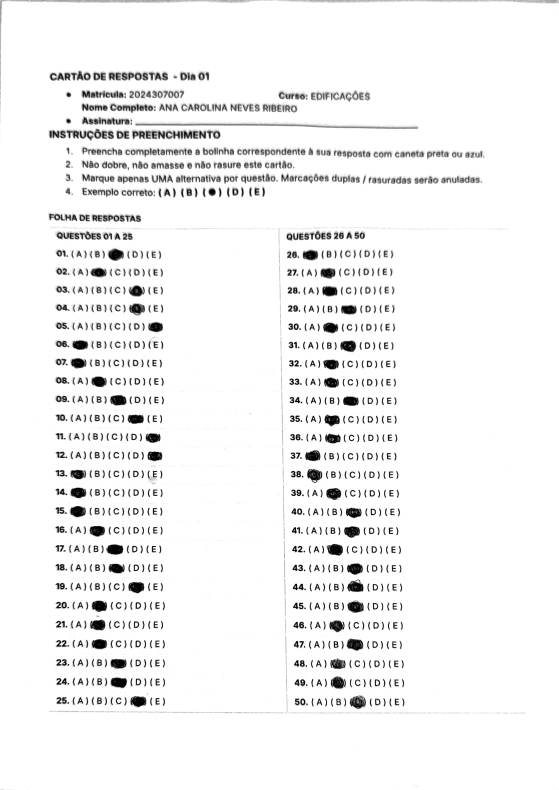
#> input picture tests/fixtures/cartao_contraste.jpeg, 1117 x 1580 px (shown at 1/2 size)
$ python variable_cards.py 5 fixtures/cartao_contraste.jpeg
#> lines starting #> are read from the running program, lines starting #| are printed output that depends on the picture; after the words box and inside, x2 and y2 are one past the last pixel; in counts of white or black regions, pixels touching at a corner belong together
### omr/pdf_loader.py
"""Decodificação consistente de PDF e fotos para matrizes BGR do OpenCV."""
from pathlib import Path

import cv2
import numpy as np
from PIL import Image, ImageOps, UnidentifiedImageError
from pdf2image import convert_from_path

from .validation import IMAGE_FORMATS, MAX_IMAGE_PIXELS


# [9 lines left out: function convert_pdf_to_opencv_image, not called in this run]


def load_image_or_pdf(file_path, dpi=300):
#> called with dpi = 300
    extension = Path(file_path).suffix.lower()
    if extension == '.pdf':
        return convert_pdf_to_opencv_image(file_path, dpi=dpi)
    if extension not in IMAGE_FORMATS:
        raise ValueError('Formato de imagem não suportado.')
    try:
        with Image.open(file_path) as source:
#> source is the input picture: PIL image 1117x1580 RGB; min 0, max 255, mean 242.6
            if source.format != IMAGE_FORMATS[extension]:
                raise ValueError('A extensão não corresponde ao conteúdo da imagem.')
            if source.width * source.height > MAX_IMAGE_PIXELS:
                raise ValueError('A imagem excede o limite de 40 megapixels.')
            # Fotos de celular podem armazenar a rotação apenas no EXIF.
            image = ImageOps.exif_transpose(source)
            # Transparência deve ser papel branco, em vez de fundo preto.
            rgba = image.convert('RGBA')
            background = Image.new('RGBA', rgba.size, 'white')
#> background: PIL image 1117x1580 RGBA; every value is 255
            image = Image.alpha_composite(background, rgba).convert('RGB')
            image.thumbnail((3200, 3200), Image.Resampling.LANCZOS)
            return cv2.cvtColor(np.asarray(image), cv2.COLOR_RGB2BGR)
    except (UnidentifiedImageError, OSError) as exc:
        raise ValueError('Não foi possível decodificar a imagem enviada.') from exc

### omr/engine.py
"""Leitura de cartões com marcadores ou do modelo impresso (A) ... (E).

No cartão impresso, localizamos duas séries completas de linhas conforme
a quantidade informada. O modelo com marcadores exige validar todas as bolhas.
"""
import logging
from pathlib import Path

import cv2
import numpy as np

from .pdf_loader import load_image_or_pdf

logger = logging.getLogger(__name__)
CANVAS_WIDTH = 1000
OPTIONS = 'ABCDE'


# [4 lines left out: function order_points, not called in this run]


def grid_height(question_count):
    return ((question_count + 1) // 2) * 44 + 300


# [7 lines left out: function get_grid_coordinates, not called in this run]


def binarize(gray, adaptive=False):
    # Divisão pelo fundo suavizado compensa sombras sem engrossar letras.
    background = cv2.GaussianBlur(gray, (0, 0), 21)
    normalized = cv2.divide(gray, np.maximum(background, 1), scale=255)
    normalized = cv2.GaussianBlur(normalized, (3, 3), 0)
    if adaptive:
        return cv2.adaptiveThreshold(normalized, 255, cv2.ADAPTIVE_THRESH_GAUSSIAN_C,
                                     cv2.THRESH_BINARY_INV, 41, 15)
    return cv2.threshold(normalized, 0, 255, cv2.THRESH_BINARY_INV | cv2.THRESH_OTSU)[1]


def detect_fiducial_markers(img_gray):
    """Exige um quadrado sólido em cada canto; nunca inventa marcadores."""
    h, w = img_gray.shape
    contours, _ = cv2.findContours(binarize(img_gray), cv2.RETR_EXTERNAL, cv2.CHAIN_APPROX_SIMPLE)
    corners = [[] for _ in range(4)]
    for contour in contours:
        x, y, cw, ch = cv2.boundingRect(contour)
        area = cv2.contourArea(contour)
        if not (0.018 * min(w, h) < cw < 0.085 * min(w, h)):
            continue
        if not (0.8 < cw / ch < 1.2 and area / (cw * ch) > 0.85):
            continue
        polygon = cv2.approxPolyDP(contour, 0.035 * cv2.arcLength(contour, True), True)
        if len(polygon) != 4:
            continue
        cx, cy = x + cw / 2, y + ch / 2
        if cx < 0.16 * w and cy < 0.16 * h:
            index = 0
        elif cx > 0.84 * w and cy < 0.16 * h:
            index = 1
        elif cx > 0.84 * w and cy > 0.84 * h:
            index = 2
        elif cx < 0.16 * w and cy > 0.84 * h:
            index = 3
        else:
            continue
        corners[index].append((area, (cx, cy)))
    if not all(corners):
        raise ValueError('Os quatro marcadores quadrados não foram encontrados.')
    return np.float32([max(corner, key=lambda item: item[0])[1] for corner in corners])


# [14 lines left out: function _validate_bubble_grid, not called in this run]


def _row_candidates(binary):
    # Dilatação somente na localização: a medição usa a imagem sem dilatar.
    scale = binary.shape[1] / 1000
    kernel_width = round(14 * scale) + 1
    joined = cv2.dilate(binary, cv2.getStructuringElement(cv2.MORPH_RECT, (kernel_width, max(3, round(3 * scale)))))
    contours, _ = cv2.findContours(joined, cv2.RETR_EXTERNAL, cv2.CHAIN_APPROX_SIMPLE)
    _, w = binary.shape
    rows = []
    for contour in contours:
        x, y, rw, rh = cv2.boundingRect(contour)
        if 0.155 * w <= rw <= 0.32 * w and 8 * scale <= rh <= 0.065 * w and rw / rh > 3.5:
            if x + rw < 0.48 * w or x > 0.43 * w:
                rows.append((x, y, rw, rh, contour))
    return rows


def _find_text_rows(binary, question_count=50, check_alignment=True):
    h, w = binary.shape
    candidates = _row_candidates(binary)
    groups = []
    counts = [(question_count + 1) // 2, question_count // 2]
    for right_column, count in zip((False, True), counts):
        rows = sorted([row for row in candidates if (row[0] > 0.43 * w) == right_column],
                      key=lambda row: row[1] + row[3] / 2)
        sequences = []
        for start in range(len(rows) - count + 1):
            sequence = rows[start:start + count]
            ys = np.array([y + rh / 2 for _, y, _, rh, _ in sequence])
            deltas = np.diff(ys)
            pitch = np.median(deltas) if len(deltas) else sequence[0][3] * 3
            widths = np.array([row[2] for row in sequence])
            if not (0.003 * h < pitch < 0.20 * h):
                continue
            if len(deltas) and np.max(np.abs(deltas - pitch)) > 0.30 * pitch:
                continue
            if np.std(widths) / np.mean(widths) > 0.10:
                continue
            # O cabeçalho deve ficar acima da grade, inclusive em fotos giradas.
            if ys[0] < 0.06 * h or h - ys[-1] > max(ys[0] * 0.9, 0.15 * h):
                continue
            if count >= 10 and ys[-1] - ys[0] < 0.25 * h:
                continue
            # Uma janela menor dentro de uma coluna maior não é uma grade
            # válida: evita descartar as últimas questões silenciosamente.
            adjacent = []
            if start:
                adjacent.append((rows[start - 1], ys[0]))
            if start + count < len(rows):
                adjacent.append((rows[start + count], ys[-1]))
            if any(0.7 * pitch <= abs(y + rh / 2 - edge) <= 1.3 * pitch
                   and abs(rw - np.median(widths)) < np.median(widths) * 0.15
                   for (_, y, rw, rh, _), edge in adjacent):
                continue
            score = (np.std(deltas) / pitch if len(deltas) else 0) + np.std(widths) / np.mean(widths)
            sequences.append((score, sequence))
        if not sequences:
            raise ValueError(f'Não localizei as duas colunas completas de {counts[0]} e {counts[1]} questões. Confira a quantidade cadastrada e envie a folha inteira e legível.')
        groups.append(min(sequences, key=lambda item: item[0])[1])
    left = np.array([y + rh / 2 for _, y, _, rh, _ in groups[0]])
    right = np.array([y + rh / 2 for _, y, _, rh, _ in groups[1]])
    shared = min(len(left), len(right))
    pitch = np.median(np.diff(left)) if len(left) > 1 else groups[0][0][3] * 3
    if check_alignment and np.max(np.abs(left[:shared] - right[:shared])) > pitch * 0.5:
        raise ValueError('As linhas das duas colunas não estão alinhadas. Refaça a foto de frente para a folha.')
    return groups


def _deskew(image, groups):
    angles = []
    for group in groups:
        for *_, contour in group:
            _, (rw, rh), angle = cv2.minAreaRect(contour)
            # Normaliza convenções de ângulo diferentes entre OpenCV 4 e 5.
            angle += 90 if rw < rh else 0
            angles.append((angle + 90) % 180 - 90)
    angle = float(np.median(angles))
    if 0.4 < abs(angle) < 12:
        h, w = image.shape[:2]
        matrix = cv2.getRotationMatrix2D((w / 2, h / 2), angle, 1)
        return cv2.warpAffine(image, matrix, (w, h), borderValue=(255, 255, 255))
    return image


def _text_coordinates(binary, groups):
    coordinates, radii = {}, {}
    dilation_margin = round(14 * binary.shape[1] / 1000) / 2
    offset = 0
    for rows in groups:
        median_height = np.median([row[3] for row in rows])
        for index, (x, y, rw, rh, _) in enumerate(rows):
            # Retira a margem da dilatação em cada lado. No modelo (A)...(E),
            # o número da questão ocupa aproximadamente 0,65 passo de opção.
            q = str(offset + index + 1)
            step = (rw - 2 * dilation_margin) / (5.65 + max(0, len(q) - 2) * 0.25)
            right_edge = x + rw - dilation_margin
            coordinates[q], radii[q] = {}, {}
            for option_index, option in enumerate(OPTIONS):
                cx = round(right_edge - (4 - option_index + 0.36) * step)
                # Refina a altura pela tinta da célula: uma rasura não deve
                # deslocar as outras quatro alternativas da mesma linha.
                half_cell = round(step * 0.4)
                cell = binary[y:y + rh, cx - half_cell:cx + half_cell + 1]
                projection = np.count_nonzero(cell, axis=1)
                active = np.flatnonzero(projection >= max(2, projection.max() * 0.25))
                if len(active) < 5:
                    raise ValueError(f'Não localizei a alternativa {option} da questão {q}.')
                cy = round(y + (active[0] + active[-1]) / 2)
                coordinates[q][option] = (cx, cy)
                radii[q][option] = (round(step * 0.24), round(min(median_height - 2, step * 0.5) * 0.40))
        offset += len(rows)
    return coordinates, radii


def locate_grid(image, question_count=50):
#> called with question_count = 50
    h, w = image.shape[:2]
#> h = 1580; w = 1117
    # Mais linhas requerem mais resolução para medir a tinta das alternativas.
    target_width = max(1000, min(2200, question_count * 10))
    image = cv2.resize(image, (target_width, round(h * target_width / w)),
                       interpolation=cv2.INTER_AREA if w > target_width else cv2.INTER_CUBIC)
    for rotation in (None, cv2.ROTATE_180, cv2.ROTATE_90_CLOCKWISE, cv2.ROTATE_90_COUNTERCLOCKWISE):
        oriented = image if rotation is None else cv2.rotate(image, rotation)
        oh, ow = oriented.shape[:2]
        oriented = cv2.resize(oriented, (target_width, round(oh * target_width / ow)))
        gray = cv2.cvtColor(oriented, cv2.COLOR_BGR2GRAY)
        try:
            markers = detect_fiducial_markers(gray)
            height = grid_height(question_count)
            targets = np.float32([(50, 50), (950, 50), (950, height - 50), (50, height - 50)])
            matrix = cv2.getPerspectiveTransform(markers, targets)
            aligned = cv2.warpPerspective(oriented, matrix, (CANVAS_WIDTH, height), borderValue=(255, 255, 255))
            binary = binarize(cv2.cvtColor(aligned, cv2.COLOR_BGR2GRAY))
            coordinates = get_grid_coordinates(question_count)
            _validate_bubble_grid(binary, coordinates)
            radii = {q: {opt: (8, 8) for opt in OPTIONS} for q in coordinates}
            return aligned, binary, coordinates, radii, 'marcadores'
        except ValueError:
            pass
        for adaptive in (False, True):
            try:
                binary = binarize(gray, adaptive)
                groups = _find_text_rows(binary, question_count, check_alignment=False)
                aligned = _deskew(oriented, groups)
                binary = binarize(cv2.cvtColor(aligned, cv2.COLOR_BGR2GRAY), adaptive)
                groups = _find_text_rows(binary, question_count)
                coordinates, radii = _text_coordinates(binary, groups)
                return aligned, binary, coordinates, radii, 'cartao_impresso'
            except ValueError:
                continue
#> this loop made 1 pass
#> pass 1, in binarize, `normalized = cv2.GaussianBlur(normalized, (3, 3), 0)`:
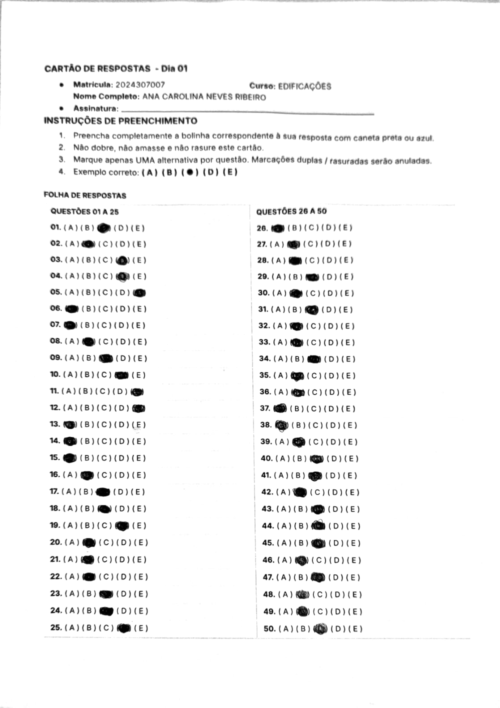
#> normalized: shape (1415, 1000) (shown at 1/2 size); min 0, max 255, mean 244.6
#> after the loop:
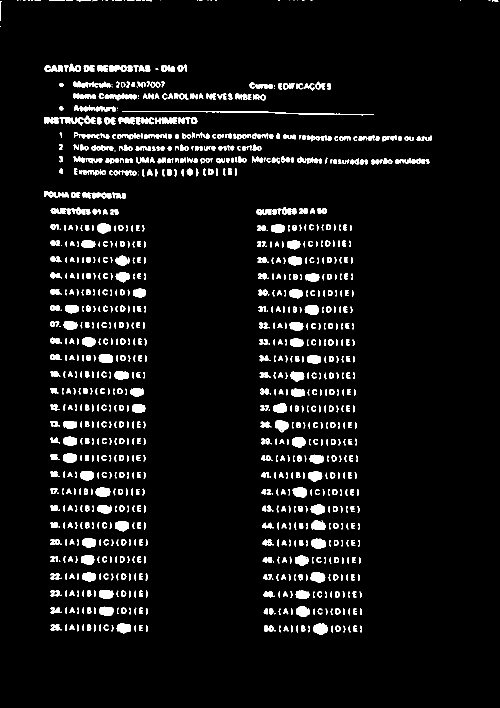
#> binary: shape (1415, 1000) (shown at 1/2 size); 5.8% white; 1089 white regions (90 under 20 px), largest, box (x1, y1, x2, y2) and area: (244, 222, 748, 231) 1019, (101, 415, 181, 429) 671, (626, 1247, 655, 1270) 501
    rows = (question_count + 1) // 2
    raise ValueError(f'Modelo não reconhecido para {question_count} questões: use duas colunas de {rows} e {question_count // 2} questões (A a E), numeradas de cima para baixo, ou o modelo compatível com quatro marcadores. Confira a quantidade cadastrada e envie a folha inteira e legível.')


# [76 lines left out: functions measure_density, classify_densities, _save_debug, process_image, not called in this run]

### tests/variable_cards.py
"""Cartões de teste com linhas reais das fotos, renumerados em duas colunas."""
from pathlib import Path
import cv2
import numpy as np
from omr.engine import locate_grid, _find_text_rows
from omr.pdf_loader import load_image_or_pdf

PHOTO_KEY = dict(enumerate('CBDDEAABCDEEAAABCCDBBBCCDABBCBCBBCBBAABCCBCCCBCBBC', 1))


def printed_card(count, answers=None, output=None):
    source = load_image_or_pdf(Path(__file__).parent / 'fixtures/cartao_contraste.jpeg')
    image, binary, _, _, _ = locate_grid(source)
    groups = _find_text_rows(binary)
#> in _row_candidates (call 3), `joined = cv2.dilate(binary, cv2.getStructuringElement(cv2.MORPH_RECT, ..`:
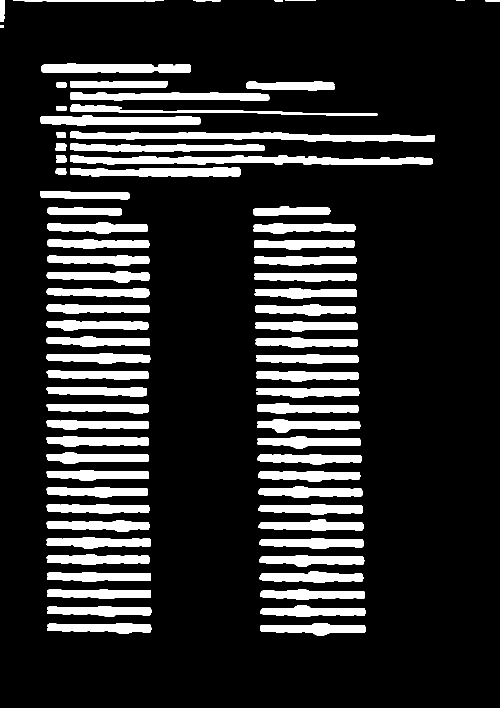
#> joined: shape (1415, 1000) (shown at 1/2 size); 15.7% white; 79 white regions, largest, box (x1, y1, x2, y2) and area: (140, 311, 866, 330) 9316, (141, 263, 870, 284) 8785, (140, 185, 539, 202) 5404
#> the loop in _row_candidates (call 3), `for contour in contours:` made 79 passes
#> (x, y, rw, rh) on passes 1 to 12: (521, 1246, 210, 25), (94, 1246, 209, 22), (94, 1212, 209, 21), (520, 1211, 211, 23), (520, 1179, 210, 20), (94, 1179, 208, 19), (94, 1144, 208, 20), (519, 1143, 208, 23), (518, 1110, 211, 23), (93, 1109, 206, 21), (518, 1076, 209, 22), (93, 1075, 209, 22)
#> after the loop in _row_candidates (call 3), `for contour in contours:`: rows = 55 items
#> groups = 2 items
    pitch = 36
    first_y = 450
    rows = (count + 1) // 2
    canvas = np.full((first_y + rows * pitch + 140, 1000, 3), 255, dtype=np.uint8)
    canvas[:415] = image[:415]
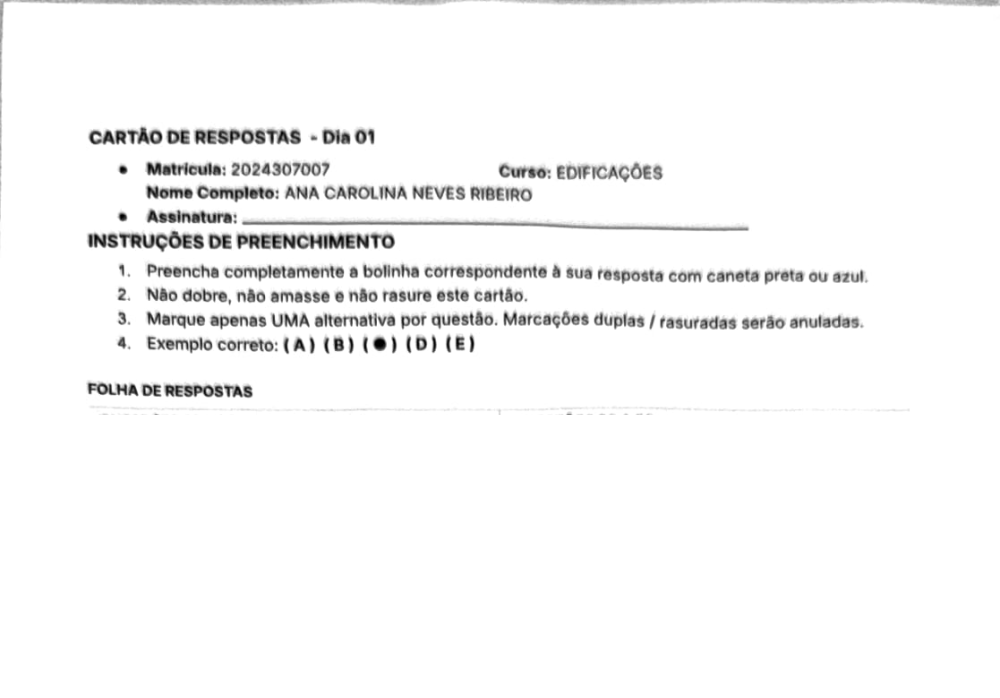
#> canvas: shape (698, 1000, 3); min 0, max 255, mean 247.5
    answers = answers or {str(q): 'ABCDE'[(q - 1) % 5] for q in range(1, count + 1)}
    for q in range(1, count + 1):
        column, index = (0, q - 1) if q <= rows else (1, q - rows - 1)
        answer = answers[str(q)]
        selected = next(i for i in range(25) if PHOTO_KEY[i + 1] == (answer if answer in 'ABCDE' else 'A'))
        x, y, rw, rh, _ = groups[0][selected]
        patch = image[y - 2:y + rh + 2, x - 18:x + rw + 2].copy()
        # Limpa apenas o número; preserva letras e marcações da foto.
        patch[:, :51] = 255
        label = f'{q:02d}.'
        width = cv2.getTextSize(label, cv2.FONT_HERSHEY_SIMPLEX, 0.45, 1)[0][0]
        cv2.putText(patch, label, (51 - width, rh - 2), cv2.FONT_HERSHEY_SIMPLEX, 0.45, (20, 20, 20), 1, cv2.LINE_AA)
        target_y = first_y + index * pitch
        target_x = x + column * 413
        canvas[target_y:target_y + patch.shape[0], target_x - 18:target_x + rw + 2] = patch
#> this loop made 5 passes
#> (x, y, rw, rh, target_x) on passes 1 to 5: (93, 609, 206, 19, 93), (94, 479, 205, 18, 94), (94, 445, 202, 23, 94), (94, 510, 205, 22, 507), (93, 576, 206, 20, 506)
#> pass 1, in printed_card, `patch = image[y - 2:y + rh + 2, x - 18:x + rw + 2].copy()`:
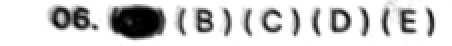
#> patch: shape (23, 226, 3) (shown 2 times larger); min 0, max 255, mean 208.9
#> after the loop:
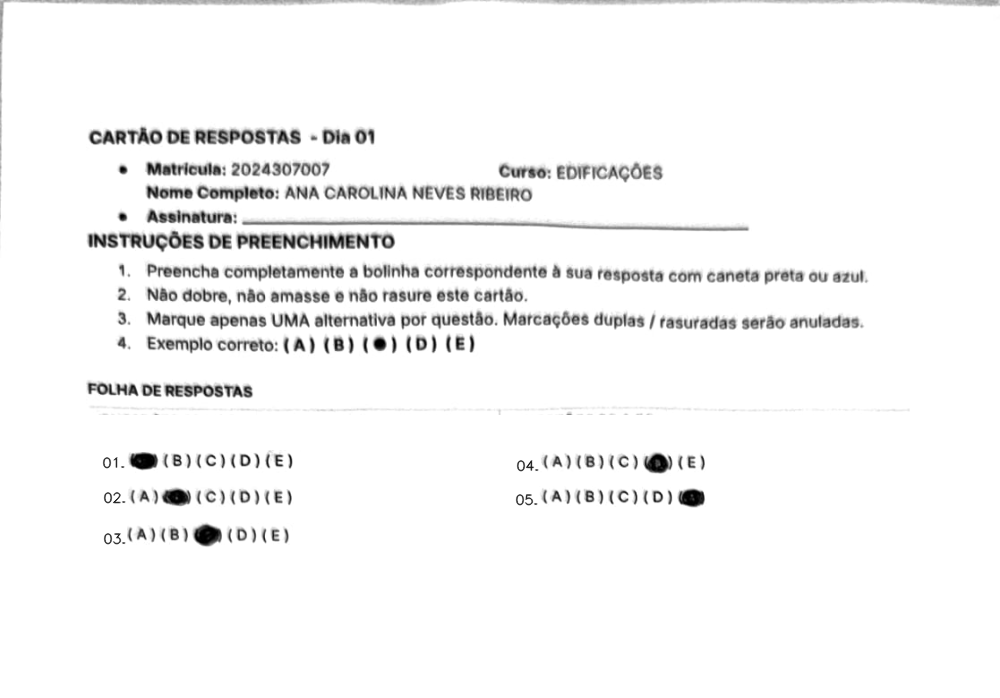
#> canvas: shape (698, 1000, 3); 1.7% of pixels changed, all inside (x1, y1, x2, y2) = (102, 450, 707, 549)
#> after the loop:
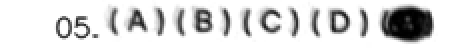
#> patch: shape (24, 226, 3) (shown 2 times larger); min 0, max 255, mean 216.5
    if output:
        if str(output).lower().endswith('.pdf'):
            from PIL import Image
            Image.fromarray(cv2.cvtColor(canvas, cv2.COLOR_BGR2RGB)).save(output, 'PDF', resolution=150)
        else:
            cv2.imwrite(str(output), canvas)
    return canvas, answers


if __name__ == '__main__':
    import sys
    printed_card(int(sys.argv[1]), output=sys.argv[2])
